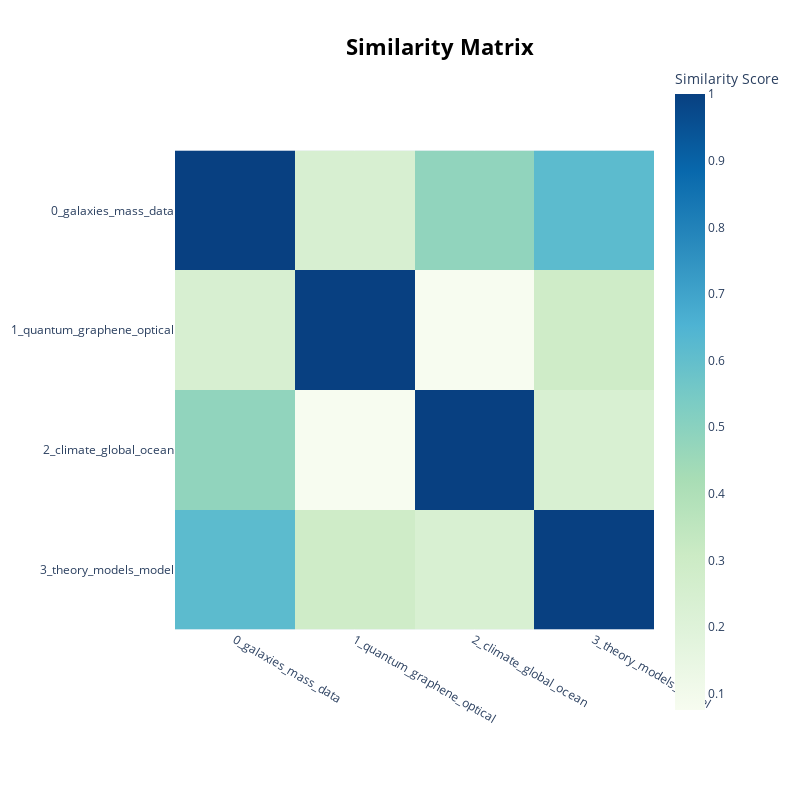

Write notebook code for a chart like this one.
### Code cell
topic_model.visualize_heatmap()

### Figure 1 — Plotly figure (JSON) as saved in the notebook; plotly's stock layout.template omitted (floating-point values rounded to 4 significant figures)
{"data": [{"coloraxis": "coloraxis", "hovertemplate": "x: %{x}<br>y: %{y}<br>Similarity Score: %{z}<extra></extra>", "name": "0", "type": "heatmap", "x": ["0_galaxies_mass_data", "1_quantum_graphene_optical", "2_climate_global_ocean", "3_theory_models_model"], "xaxis": "x", "y": ["0_galaxies_mass_data", "1_quantum_graphene_optical", "2_climate_global_ocean", "3_theory_models_model"], "yaxis": "y", "z": [[1.0, 0.2423, 0.4804, 0.6178], [0.2423, 1.0, 0.07587, 0.291], [0.4804, 0.07587, 1.0, 0.2392], [0.6178, 0.291, 0.2392, 1.0]]}], "layout": {"coloraxis": {"colorbar": {"title": {"text": "Similarity Score"}}, "colorscale": [[0, "rgb(247,252,240)"], [0.125, "rgb(224,243,219)"], [0.25, "rgb(204,235,197)"], [0.375, "rgb(168,221,181)"], [0.5, "rgb(123,204,196)"], [0.625, "rgb(78,179,211)"], [0.75, "rgb(43,140,190)"], [0.875, "rgb(8,104,172)"], [1, "rgb(8,64,129)"]]}, "height": 800, "hoverlabel": {"bgcolor": "white", "font": {"family": "Rockwell", "size": 16}}, "legend": {"title": {"text": "Trend"}}, "margin": {"t": 60}, "showlegend": true, "title": {"font": {"color": "Black", "size": 22}, "text": "<b>Similarity Matrix</b>", "x": 0.55, "xanchor": "center", "y": 0.95, "yanchor": "top"}, "width": 800, "xaxis": {"anchor": "y", "constrain": "domain", "domain": [0, 1], "scaleanchor": "y"}, "yaxis": {"anchor": "x", "autorange": "reversed", "constrain": "domain", "domain": [0, 1]}}}
